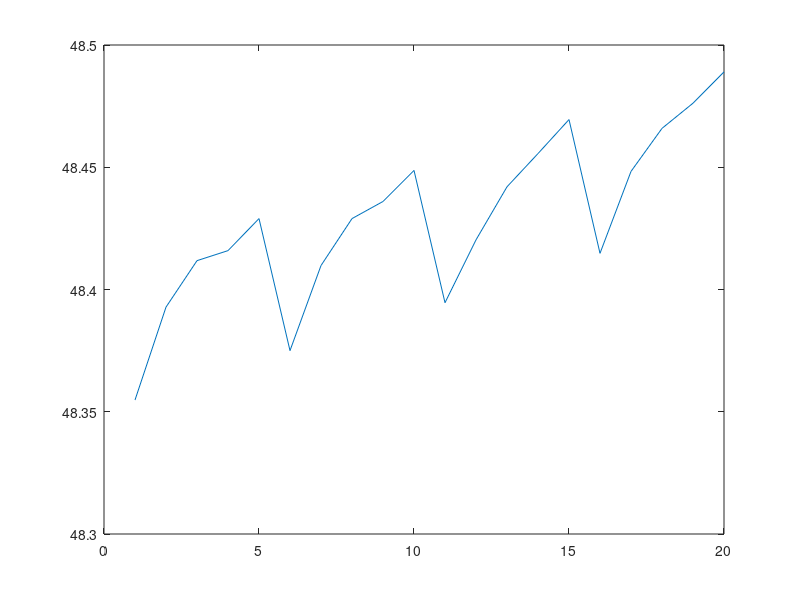

Write the MATLAB code that produced this figure.
% Inggeo Uebung 12
% 13.Mai 2020
% Ziqing Yu 3218051
clc
clear all
close all
%% Import Data
load data.mat

%% Aufgabe 1
xi = data (1:20,4) - data(1:20,3); % Höhenanomalie 1 - 20
sigma_HN = 0.001; % Standardabweichung Normalhöhen
sigma_e = 0.005;  % Standardabweichung Ellipslid Höhe
sigma_xi = sqrt(sigma_HN^2 + sigma_e^2);  % Fehlerfortpflanzung
%
figure
plot(xi)

%% Aufgabe 2 
